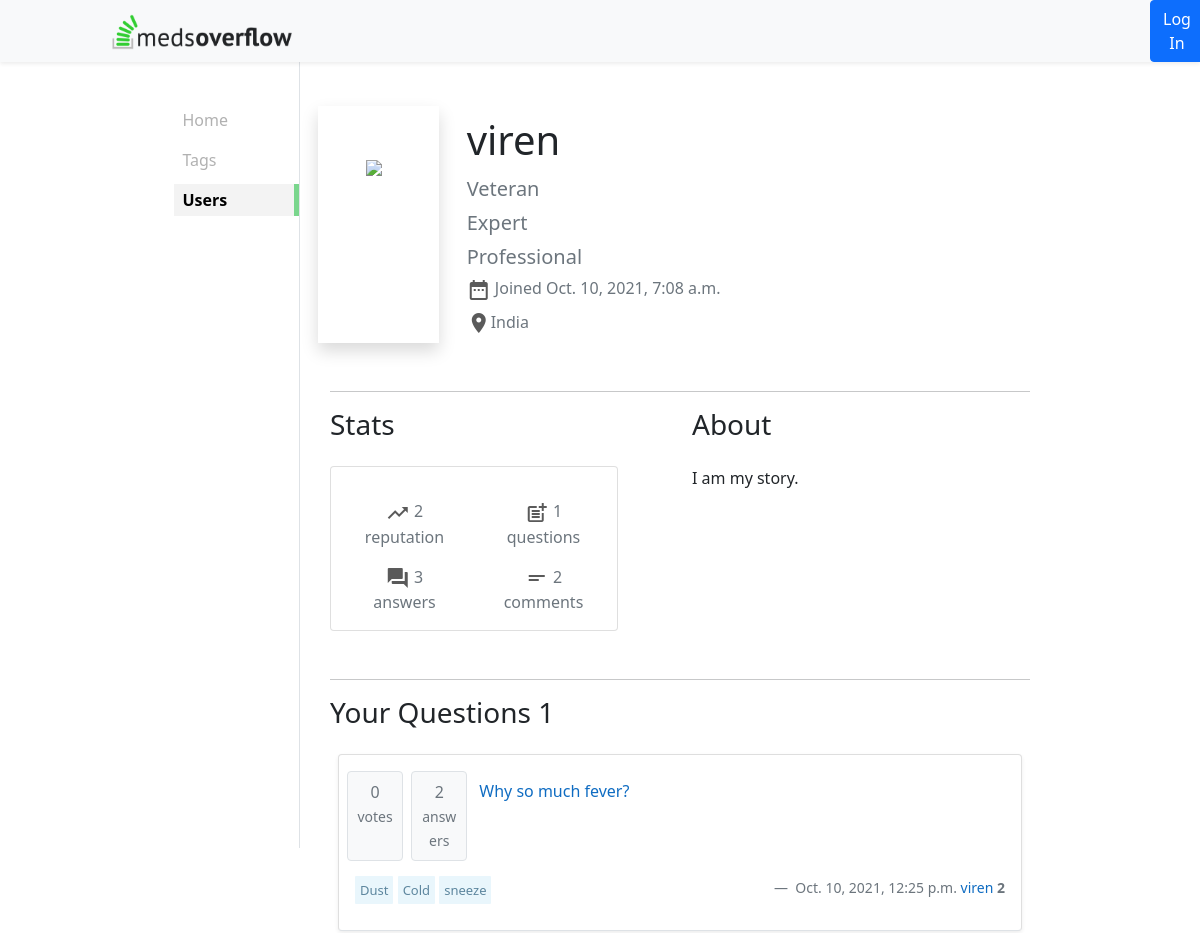
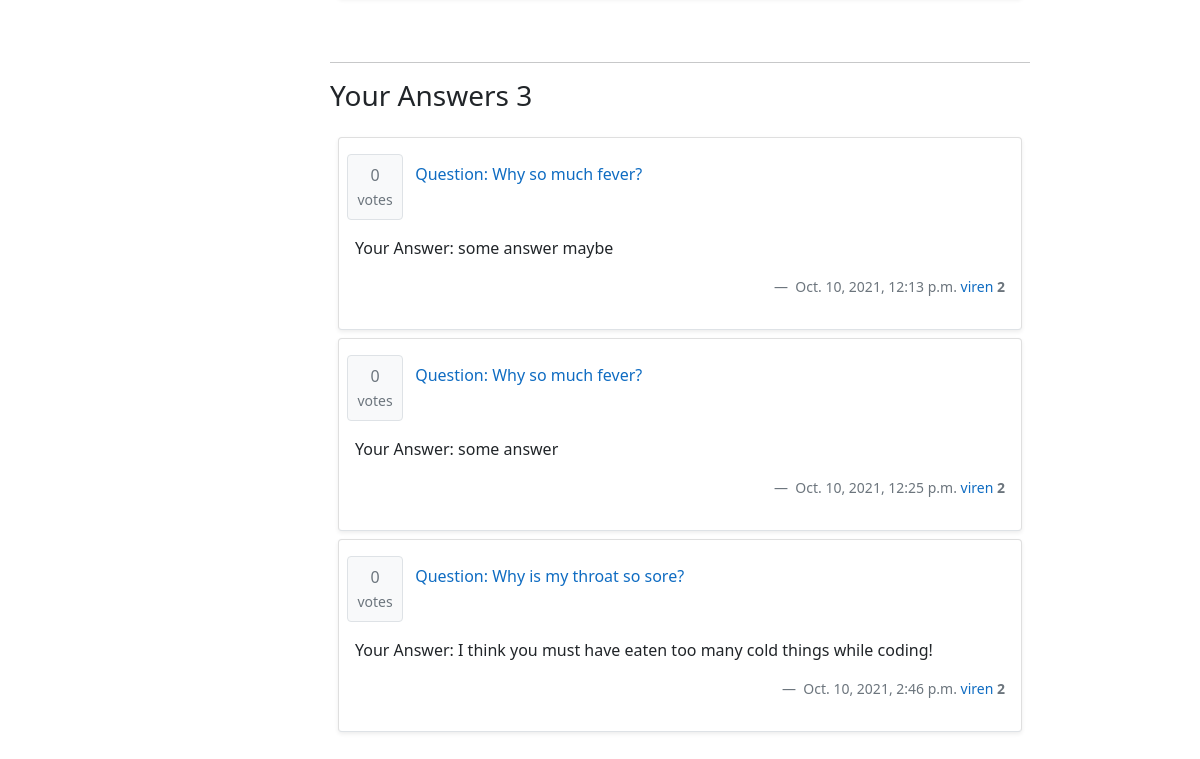
/profile/38, run on an earlier commit of the app's database (2 pictures, top to bottom).
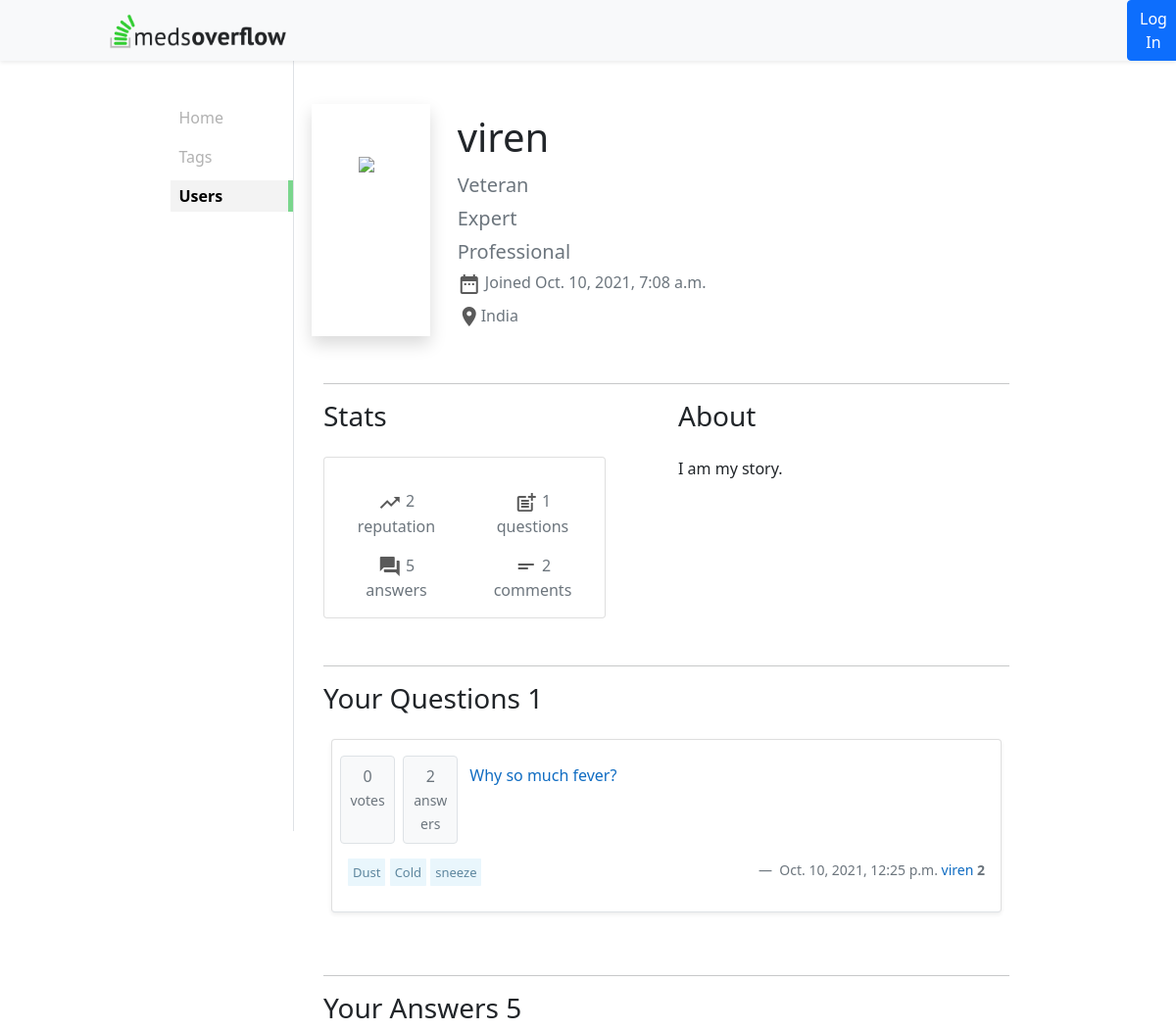
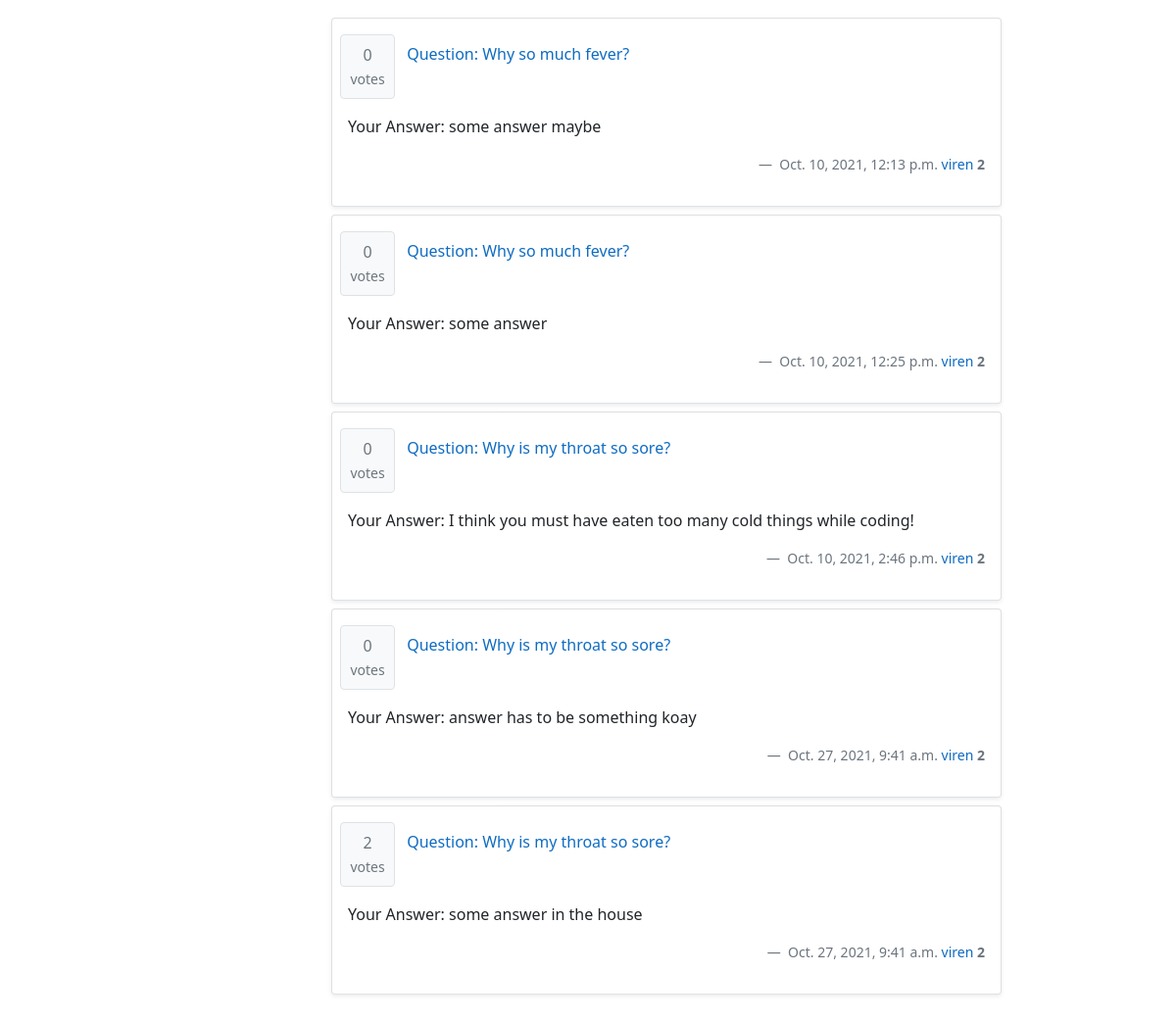
And on a later commit of the database (2 pictures, top to bottom).
### mainframe/models.py (models this page shows, shortened)
class Role(models.Model):
    ROLES = (
        ('Student', 'Student'),
        ('Veteran', 'Veteran'),
        ('Expert', 'Expert'),
        ('Professional', 'Professional'),
    )
    roleName = models.CharField(max_length=50, choices=ROLES)
    def __str__(self):
        return self.roleName

class Question(models.Model):
    title = models.CharField(max_length=200)
    description = models.CharField(max_length=1000)
    upvotes = models.IntegerField(default=0)
    downvotes = models.IntegerField(default=0)
    created_at = models.DateTimeField(auto_now=True, editable=False)
    made_by = models.ForeignKey(User, on_delete=models.CASCADE)
    tags = models.ManyToManyField(Tag)
    answerCount = models.IntegerField(default=0)
    @property
    def votes(self):
        return self.upvotes - self.downvotes
    @property
    def upvotes(self):
        return UpvoteQ.objects.filter(question = self.id).count()
    @property
    def downvotes(self):
        return DownvoteQ.objects.filter(question = self.id).count()

class Tag(models.Model):
    tagName = models.CharField(max_length=30)

class User(models.Model):
    user = models.OneToOneField(authUser, on_delete=models.CASCADE)
    username = models.CharField(max_length=30, unique=True)
    first_name = models.CharField(max_length=30, null=True)
    last_name = models.CharField(max_length=50, null=True)
    email_id = models.EmailField(unique=True)
    country = models.CharField(max_length=50, null=True)
    rating = models.IntegerField(default=2)
    joined_on = models.DateTimeField(auto_now=True)
    USERNAME_FIELD = 'username'
    roles = models.ManyToManyField(Role)
    def __str__(self):
        return self.user.username

class Answer(models.Model):
    description = models.CharField(max_length=1000)
    created_at = models.DateTimeField(auto_now=True)
    made_by = models.ForeignKey(User, on_delete=models.CASCADE)
    question = models.ForeignKey(Question, on_delete=models.CASCADE)
    accepted = models.BooleanField(default=False)
    @property
    def votes(self):
        return self.upvotes
    @property
    def upvotes(self):
        return UpvoteA.objects.filter(answer = self.id).count()

### mainframe/views.py (the view)
# urls.py: path('profile/<int:pk>', views.Profile.as_view(), name='profile'),
class Profile(TemplateView):
    def get(self, request, pk):
        user = User.objects.all().get(id=pk)
        answers = Answer.objects.filter(made_by__pk=pk)
        questions = Question.objects.filter(made_by__pk=pk)
        comments = Comment.objects.all().filter(made_by__pk=pk).count()
        myuser = Home.getUser(self, request)
        context = {'pk' : pk, 'user' : user, 'questions' : questions, 'answers' : answers, 'comments' : comments, 'myuser' : myuser}
        return render(request, 'profile.html', context)

### mainframe/views.py (called while the page is built)
    def getUser(self, request):
        if request.user.is_authenticated:
            usr = request.user
            myuser = User.objects.get(username = usr.username)
            return myuser
        return

### mainframe/templates/profile.html (shortened to what the changed rows need)
{% extends 'main.html' %}
{% block profile %}
<div class="row mt-5">
    <div class="col-2 p-5 shadow">
    </div>
    <div class="ms-3 col-8">
        <p class="fs-1 my-1">{{ user.username }}</p>
        {% for r in user.roles.all %}
        <p class="fs-5 my-1 text-secondary">{{ r }}</p>
        {% endfor %}
        <p class="fs-6 my-1 text-secondary"><i class="material-icons align-middle">date_range</i> Joined {{ user.joined_on }}</p>
        <p class="fs-6 my-2 text-secondary"><i class="material-icons align-middle">location_on</i>{{ user.country }}</p>
    </div>
</div>
<hr class="mt-5">
<div class="mt-2">
    <div class="row">
        <div class="col-6">
            <div class="mt-4">
                <div class="card" style="width: 18rem;">
                    <div class="card-body">
                    <div class="row mt-3">
                        <div class="col-6 align-middle text-center text-secondary">
                        <i class="material-icons align-middle">question_answer</i> {{ answers.count }}<br>answers
                        </div>
                        <div class="col-6 align-middle text-center text-secondary">
                        <i class="material-icons align-middle">short_text</i> {{ comments }}<br>comments
                        </div>
                    </div>
                    </div>
                </div>
            </div>
        </div>
    </div>
</div>
<hr class="mt-5">
<h3>Your Questions {{ questions.count }}</h3>
<div class="p-2">
    {% for q in questions %}
    <div class="card my-2 border-bottom shadow-sm">
        <div class="card-body row">
            <p class="col-1 mx-1 border rounded text-center p-2 bg-light text-secondary">{{ q.votes }}<br><span class="small">votes</span></p>
            <p class="col-1 mx-1 border rounded text-center p-2 bg-light text-secondary">{{ q.answerCount }}<br><span class="small">answers</span></p>
            <a href="{% url 'mainframe:question' q.id %}" class="col-9 p-2">{{ q.title }}</a>
            <div class="col-7">
                {% for t in q.tags.all %}
                <a href="{% url 'mainframe:tagFilter' t.id %}" class="tag my-1">{{t.tagName}}</a>
                {% endfor %}
            </div>
            <div class="col-5 text-end blockquote-footer">
                <span class="text-secondary font-weight-light">{{ q.created_at }}</span>
                <a href="#"> {{ q.made_by }} </a>
                <b class="text-secondary">{{ q.made_by.rating }}</b>
            </div>
        </div>
    </div>
    {% endfor %}
</div>
<hr class="mt-5">
<h3>Your Answers {{ answers.count }}</h3>
<div class="p-2">
    {% for a in answers %}
        <div class="card my-2 border-bottom shadow-sm">
            <div class="card-body row">
                <p class="col-1 mx-1 border rounded text-center p-2 bg-light text-secondary">{{ a.votes }}<br><span class="small">votes</span></p>
                <a href="{% url 'mainframe:question' a.question.id %}" class="col-9 p-2">Question: {{ a.question.title }}</a>
                <p>Your Answer: {{ a.description }}</p>
                <div class="col-7">
                </div>
                <div class="col-5 text-end blockquote-footer">
                    <span class="text-secondary font-weight-light">{{ a.created_at }}</span>
                    <a href="#"> {{ a.made_by }} </a>
                    <b class="text-secondary">{{ a.made_by.rating }}</b>
                </div>
            </div>
        </div>
    {% endfor %}
</div>
{% endblock %}

What changed in the data, as far as the page shows it:
added Answer: votes "0", question "Why is my throat so sore?", description "answer has to be something koay", created_at "Oct. 27, 2021, 9:41 a.m.", made_by "viren", made_by.rating "2"
added Answer: votes "2", question "Why is my throat so sore?", description "some answer in the house", created_at "Oct. 27, 2021, 9:41 a.m.", made_by "viren", made_by.rating "2"
Also different on the page:
{{ answers.count }}: "3" → "5"
